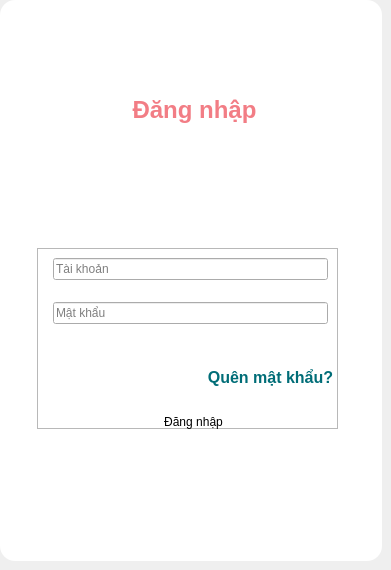
         <widget class="QWidget" name="widget_7">
          <property name="styleSheet">
           <string notr="true">QWidget#widget_7 {
	border-radius: 15px;
	background-color: #f5f5fa;
}</string>
          </property>
          <widget class="QWidget" name="loginWrapper" native="true">
           <property name="geometry">
            <rect>
             <x>0</x>
             <y>0</y>
             <width>382</width>
             <height>561</height>
            </rect>
           </property>
           <property name="autoFillBackground">
            <bool>false</bool>
           </property>
           <property name="styleSheet">
            <string notr="true">QWidget#loginWrapper {
	background-color: white;
	border-radius: 15px;
}</string>
           </property>
           <widget class="QLabel" name="label_3">
            <property name="geometry">
             <rect>
              <x>74</x>
              <y>85</y>
              <width>241</width>
              <height>51</height>
             </rect>
            </property>
            <property name="styleSheet">
             <string notr="true">font-size: 30px;
color: #f27d85;
font-weight: bold;</string>
            </property>
            <property name="text">
             <string>&lt;html&gt;&lt;head/&gt;&lt;body&gt;&lt;p align=&quot;center&quot;&gt;&lt;span style=&quot; font-size:18pt;&quot;&gt;Đăng nhập&lt;/span&gt;&lt;/p&gt;&lt;/body&gt;&lt;/html&gt;</string>
            </property>
           </widget>
           <widget class="QFrame" name="frame">
            <property name="geometry">
             <rect>
              <x>37</x>
              <y>248</y>
              <width>301</width>
              <height>181</height>
             </rect>
            </property>
            <property name="frameShape">
             <enum>QFrame::StyledPanel</enum>
            </property>
            <property name="frameShadow">
             <enum>QFrame::Raised</enum>
            </property>
            <layout class="QFormLayout" name="formLayout">
             <item row="0" column="1">
              <widget class="QLineEdit" name="loginUsername">
               <property name="styleSheet">
                <string notr="true"/>
               </property>
               <property name="placeholderText">
                <string>Tài khoản</string>
               </property>
              </widget>
             </item>
             <item row="2" column="1">
              <widget class="QLineEdit" name="loginPassword">
               <property name="styleSheet">
                <string notr="true"/>
               </property>
               <property name="echoMode">
                <enum>QLineEdit::Password</enum>
               </property>
               <property name="placeholderText">
                <string>Mật khẩu</string>
               </property>
              </widget>
             </item>
             <item row="1" column="1">
              <spacer name="verticalSpacer">
               <property name="orientation">
                <enum>Qt::Vertical</enum>
               </property>
               <property name="sizeType">
                <enum>QSizePolicy::Fixed</enum>
               </property>
               <property name="sizeHint" stdset="0">
                <size>
                 <width>20</width>
                 <height>10</height>
                </size>
               </property>
              </spacer>
             </item>
            </layout>
           </widget>
           <widget class="QPushButton" name="loginBtn">
            <property name="geometry">
             <rect>
              <x>133</x>
              <y>402</y>
              <width>121</width>
              <height>40</height>
             </rect>
            </property>
            <property name="cursor">
             <cursorShape>PointingHandCursor</cursorShape>
            </property>
            <property name="styleSheet">
             <string notr="true">border: none;</string>
            </property>
            <property name="text">
             <string>Đăng nhập</string>
            </property>
            <property name="colorStyle" stdset="0">
             <string>primary</string>
            </property>
           </widget>
           <widget class="QPushButton" name="forgetPasswordBtn">
            <property name="geometry">
             <rect>
              <x>200</x>
              <y>363</y>
              <width>141</width>
              <height>28</height>
             </rect>
            </property>
            <property name="cursor">
             <cursorShape>PointingHandCursor</cursorShape>
            </property>
            <property name="styleSheet">
             <string notr="true">font-size: 16px;
font-weight: bold;
color: #006d77;
background-color: none;
border: none;</string>
            </property>
            <property name="text">
             <string>Quên mật khẩu?</string>
            </property>
           </widget>
           <widget class="QLabel" name="label_22">
            <property name="geometry">
             <rect>
              <x>96</x>
              <y>129</y>
              <width>201</width>
              <height>131</height>
             </rect>
            </property>
            <property name="styleSheet">
             <string notr="true">border-image: url(:/images/logo2.svg) 0 0 0 0 stretch stretch;</string>
            </property>
            <property name="text">
             <string/>
            </property>
           </widget>
           <zorder>frame</zorder>
           <zorder>label_3</zorder>
           <zorder>loginBtn</zorder>
           <zorder>forgetPasswordBtn</zorder>
           <zorder>label_22</zorder>
          </widget>
         </widget>
